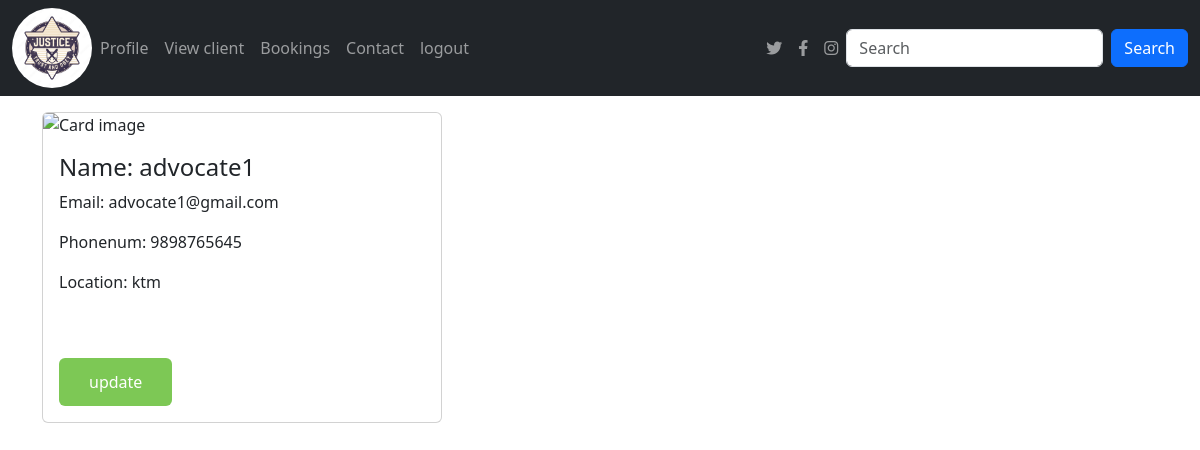
The page /advocateprofile (signed in) on the database its author committed.
### app/models.py (models this page shows, shortened)
class Advocate(models.Model):
    Email = models.EmailField(unique=True)
    name = models.TextField()
    phonenumber = models.IntegerField()
    password = models.TextField()
    location= models.TextField()
    bio=models.TextField()

### app/views.py (the view)
# urls.py: path('advocateprofile',views.advocateprofile),
def advocateprofile(req):
    if 'advocate' in req.session:
        return render(req,'advocateprofile.html',{'data':get_advocate(req)})
    else:
        return redirect(login)

### app/views.py (called while the page is built)
def get_advocate(req):
    data=Advocate.objects.get(Email=req.session['advocate'])
    return data

### template/advocateprofile.html (shortened to what this page needs)
<!DOCTYPE html>
<html lang="en">
<head>
  <link href="https://cdn.jsdelivr.net/npm/bootstrap@5.3.3/dist/css/bootstrap.min.css" rel="stylesheet">
  <link href="https://cdnjs.cloudflare.com/ajax/libs/font-awesome/6.0.0-beta3/css/all.min.css" rel="stylesheet">
</head>
<body>
<nav class="navbar navbar-expand-sm navbar-dark bg-dark">
  <div class="container-fluid">
    <a href="../advocatehome" class="logo">
        <img src="static/1000_F_153564985_MLVK4XbezrFZnuAg5mlncjcQp82GaNcn.jpg" class="rounded-circle" alt="logo" width="80px">
    </a>
    <div class="collapse navbar-collapse" id="mynavbar">
      <ul class="navbar-nav me-auto">
        <li class="nav-item">
          <a class="nav-link" href="../advocateprofile">Profile</a>
        </li>
        <li class="nav-item">
          <a class="nav-link" href="../viewclients">View client</a>
        </li>
        <li class="nav-item">
          <a class="nav-link" href="../advocatebookings">Bookings</a>
        </li>
        <li class="nav-item">
            <a class="nav-link" href="../contact">Contact</a>
          </li>
        <li class="nav-item">
            <a class="nav-link" href="../logout">logout</a>
          </li>
      </ul>
      <ul class="navbar-nav d-flex">
        <li class="nav-item">
          <a class="nav-link" href="https://twitter.com" target="_blank">
            <i class="fab fa-twitter"></i>
          </a>
        </li>
        <li class="nav-item">
          <a class="nav-link" href="https://facebook.com" target="_blank">
            <i class="fab fa-facebook-f"></i>
          </a>
        </li>
        <li class="nav-item">
          <a class="nav-link" href="https://instagram.com" target="_blank">
            <i class="fab fa-instagram"></i>
          </a>
        </li>
      </ul>
      <form class="d-flex">
        <input class="form-control me-2" type="text" placeholder="Search">
        <button class="btn btn-primary" type="button">Search</button>
      </form>
    </div>
  </div>
</nav>
<div class="container mt-3">
    <div class="card" style="width:400px">
      <img class="card-img-top" src="static/unnamed.webp" alt="Card image" style="width:100%">
      <div class="card-body">
        <h4 class="card-title">Name: {{data.name}}</h4>
        <p class="card-text">Email: {{data.Email}}</p>
        <p class="card-text">Phonenum: {{data.phonenumber}}</p>
        <p>Location: {{data.location}}</p><br><br>
        <a href="../updateadvocateprofile" class="cart-btn">update</a>
      </div>
    </div>
</div>
</body>
</html>

### template/advocateprofile.html (style rules this page uses)
.cart-btn { display: inline-block; background-color: #7DC855; border-radius: 6px; font-size: 16px; color: #FFFFFF; text-decoration: none; margin-right: 40px; padding: 12px 30px; transition: all .5s; }

### rows shown on the page
Advocate: name "advocate1", Email "advocate1@gmail.com", phonenumber "9898765645", location "ktm"
